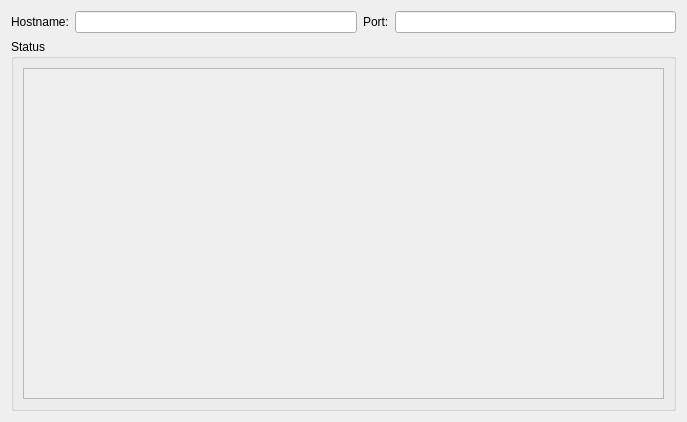
<ui version="4.0" >
 <class>JoinSessionDialog</class>
 <widget class="QWidget" name="JoinSessionDialog" >
  <property name="geometry" >
   <rect>
    <x>0</x>
    <y>0</y>
    <width>687</width>
    <height>422</height>
   </rect>
  </property>
  <property name="windowTitle" >
   <string>Form</string>
  </property>
  <layout class="QVBoxLayout" name="verticalLayout_2" >
   <item>
    <layout class="QHBoxLayout" name="horizontalLayout" >
     <item>
      <widget class="QLabel" name="label" >
       <property name="text" >
        <string>Hostname:</string>
       </property>
      </widget>
     </item>
     <item>
      <widget class="QLineEdit" name="hostnameLineEdit" />
     </item>
     <item>
      <widget class="QLabel" name="label_2" >
       <property name="text" >
        <string>Port:</string>
       </property>
      </widget>
     </item>
     <item>
      <widget class="QLineEdit" name="portLineEdit" >
       <property name="maxLength" >
        <number>6</number>
       </property>
      </widget>
     </item>
    </layout>
   </item>
   <item>
    <widget class="QGroupBox" name="groupBox" >
     <property name="title" >
      <string>Status</string>
     </property>
     <layout class="QVBoxLayout" name="verticalLayout" >
      <item>
       <widget class="QTextBrowser" name="statusTextView" >
        <property name="enabled" >
         <bool>false</bool>
        </property>
       </widget>
      </item>
     </layout>
    </widget>
   </item>
  </layout>
 </widget>
 <resources/>
 <connections/>
</ui>
